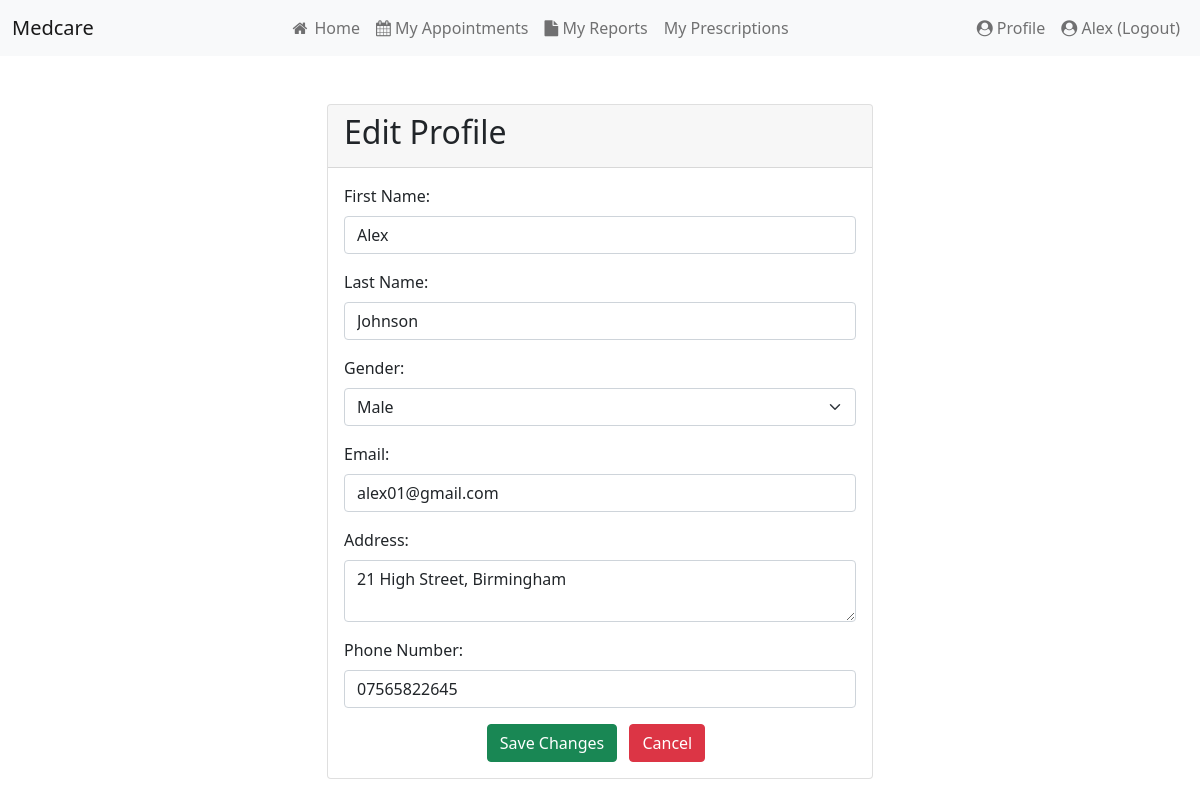
The page /edit_profile.php (signed in) on the database its author committed.
### tables this page shows
CREATE TABLE `users` (
  `user_id` int(255) NOT NULL,
  `username` varchar(50) NOT NULL,
  `password` varchar(255) NOT NULL,
  `email` varchar(255) NOT NULL,
  `first_name` char(50) NOT NULL,
  `last_name` char(50) NOT NULL,
  `security_question` varchar(255) NOT NULL,
  `security_answer` varchar(255) NOT NULL,
  `role` char(20) NOT NULL
);

CREATE TABLE `patients` (
  `patient_id` int(11) NOT NULL,
  `user_id` int(255) NOT NULL,
  `first_name` varchar(100) NOT NULL,
  `last_name` varchar(100) NOT NULL,
  `gender` varchar(50) NOT NULL,
  `DOB` date NOT NULL,
  `address` varchar(255) NOT NULL,
  `phone_number` varchar(11) NOT NULL,
  `health_condition` text DEFAULT NULL
);

### src/edit_profile.php (the view, shortened to what this page needs)
<?php
$user_id = $_SESSION['user_id'];
$conn = getDatabase();
$stmt = $conn->prepare("SELECT * FROM users WHERE user_id = :user_id");
$stmt->bindParam(':user_id', $user_id);
$stmt->execute();
$user = $stmt->fetch(PDO::FETCH_ASSOC);
$stmt = $conn->prepare("SELECT * FROM patients WHERE user_id = :user_id");
$stmt->bindParam(':user_id', $user_id);
$stmt->execute();
$patient = $stmt->fetch(PDO::FETCH_ASSOC);
?>
<!DOCTYPE html>
<html lang="en">
<head>
    <link rel="stylesheet" href="https://cdn.jsdelivr.net/npm/bootstrap@5.0.2/dist/css/bootstrap.min.css">
    <link rel="stylesheet" href="https://cdnjs.cloudflare.com/ajax/libs/font-awesome/4.7.0/css/font-awesome.min.css">
</head>
<body>
    <?php include 'header.php'; ?>
    <div class="container mt-5">
        <div class="row justify-content-center">
            <div class="col-md-6">
                <div class="card">
                    <div class="card-header">
                        <h2 class="card-title">Edit Profile</h2>
                    </div>
                    <div class="card-body">
                        <form method="POST">
                            <div class="mb-3">
                                <label for="first-name" class="form-label">First Name:</label>
                                <input type="text" id="first-name" class="form-control" name="first_name" value="<?php echo $user['first_name']; ?>">
                            </div>
                            <div class="mb-3">
                                <label for="last-name" class="form-label">Last Name:</label>
                                <input type="text" id="last-name" class="form-control" name="last_name" value="<?php echo $user['last_name']; ?>">
                            </div>
                            <div class="mb-3">
                                <label for="gender" class="form-label">Gender:</label>
                                <select id="gender" class="form-select" name="gender">
                                    <option value="Male" <?php echo ($patient['gender'] === 'Male') ? 'selected' : ''; ?>>Male</option>
                                </select>
                            </div>
                            <div class="mb-3">
                                <label for="email" class="form-label">Email:</label>
                                <input type="email" id="email" class="form-control" name="email" value="<?php echo $user['email']; ?>">
                            </div>
                            <div class="mb-3">
                                <label for="address" class="form-label">Address:</label>
                                <textarea id="address" class="form-control" name="address"><?php echo $patient['address']; ?></textarea>
                            </div>
                            <div class="mb-3">
                                <label for="phone-number" class="form-label">Phone Number:</label>
                                <input type="text" id="phone-number" class="form-control" name="phone_number" value="<?php echo $patient['phone_number']; ?>">
                            </div>
                            <div class="text-center">
                                <button type="submit" class="btn btn-success">Save Changes</button>
                                <button type="button" class="btn btn-danger mx-2" onclick="history.back()">Cancel</button>
                            </div>
                        </form>
                    </div>
                </div>
            </div>
        </div>
    </div>
</body>
</html>

### rows shown on the page
users: first_name "Alex", last_name "Johnson", email "alex01@gmail.com"
patients: gender "Male", address "21 High Street, Birmingham", phone_number "07565822645"

### other values the page prints
$first_name "Alex"
